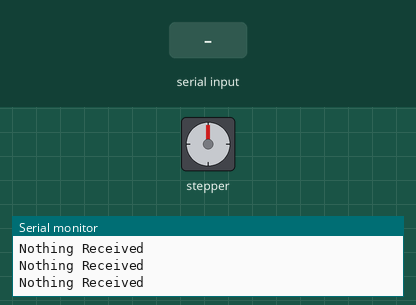
Bench run of a sketch on a simulated Arduino Uno, built with avr-gcc and run on an emulated ATmega328P. Shown: stepper motor, the last lines printed to the serial monitor. Wiring (inferred from the names in the program): stepper motor driver (200 steps per turn assumed): step pin 2; direction pin 3. Inputs (shaded band) come from the test bench.

Above: at 1.2 s.
1.3 s: "w" received over Serial
At 3.8 s:
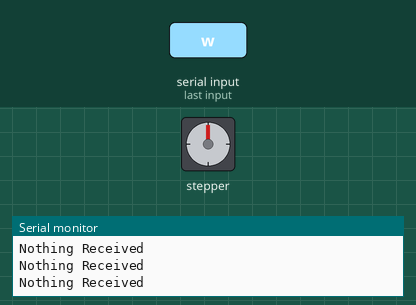
4.3 s: "u" received over Serial
At 7.1 s:
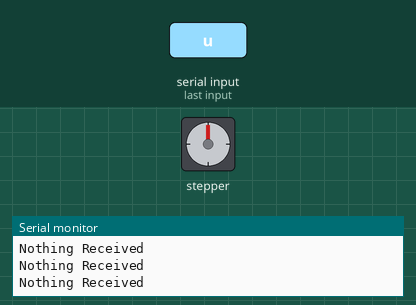
7.3 s: "s" received over Serial
At 9.7 s:
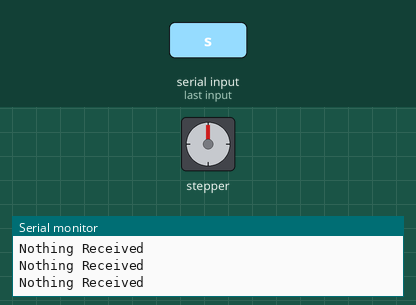
Timing chart, 0 to 11.2 s (numbered marks = the images above; inputs shaded):
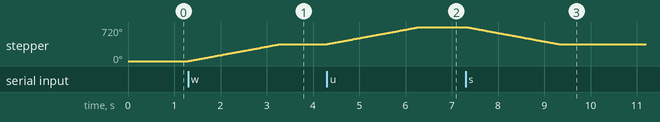

The sketch:

serialMotorControls.ino
```cpp
#define stepPin 2
#define dirPin 3
int M = 5000;
int stepsPerRevolution = 200;
char state;

void UP()   // spin clockwise one revolution quickly
{
digitalWrite(dirPin, HIGH);
  for (int i = 0; i < stepsPerRevolution; i++) {
     digitalWrite(stepPin, HIGH);
  delayMicroseconds(M);
  digitalWrite(stepPin, LOW); // by alternating between high and low on the stepPin, the motor actuates or 'spins'
  delayMicroseconds(M);
  }
  }

void DOWN()   // spin counter-clockwise one revolution quickly
{
 digitalWrite(dirPin, LOW);
  for (int i = 0; i < stepsPerRevolution; i++) {
     digitalWrite(stepPin, HIGH);
  delayMicroseconds(M);
  digitalWrite(stepPin, LOW);
  delayMicroseconds(M);
}
}

void setup() {

  pinMode(stepPin, OUTPUT); // define the motor pins as output so they can be controlled by the arduino
  pinMode(dirPin, OUTPUT);
  Serial.begin(9600);       // begins the serial connection at the SAME baudrate as the object sending data.
}

void loop() {
  if (Serial.available() > 0) // returns true IF available data is size greater than zero
  {
      state = Serial.read();
      if (state == 'w' || state == 'u') // if data is w or u, trigger the UP function
      {
        Serial.println("Received: ");
        Serial.println(state);    // prints the received data vale
        UP();
      }
      else if (state == 's' || state == 'd') // if data is s or d, trigger the DOWN function
      {
        Serial.println("Received: ");
        Serial.println(state);    // prints the received data vale
        DOWN();
      }
      else
      {
        Serial.println("Received: "); // else do not call a function.
        Serial.println(state);    // prints the received data vale
      }
  }
  else
  {
    Serial.println("Nothing Received");
  }
delay(100);   //this delay is 100 milliseconds, so this loop is executed very, very quickly
}
```

Measured:
- after the input at 1.3 s, stepper: turns 360° clockwise in 2.0 s, starting at once
- after the input at 4.3 s, stepper: turns 360° clockwise in 2.0 s, starting at once
- after the input at 7.3 s, stepper: turns 360° counter-clockwise in 2.0 s, starting at once
